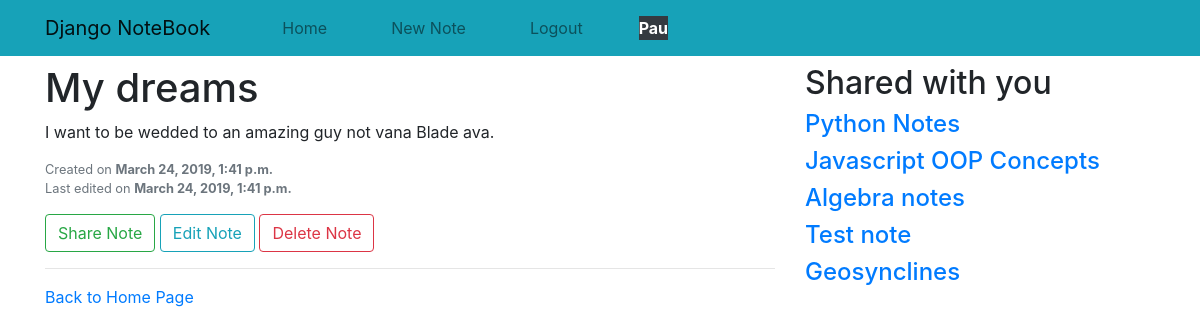
/note/11/ (signed in), run on the app's committed database.
### notes/models.py (models this page shows, shortened)
class Note(models.Model):
    title = models.CharField(max_length=120, unique=True)
    content = models.TextField()
    created = models.DateTimeField(auto_now_add=True)
    updated = models.DateTimeField(auto_now=True)
    owner = models.ForeignKey(settings.AUTH_USER_MODEL, on_delete=models.CASCADE, related_name='notes')
    users = models.ManyToManyField(settings.AUTH_USER_MODEL, related_name='shared_notes')
    def get_absolute_url(self):
        return reverse('note_detail', kwargs={'id': self.id})

### notes/views.py (the view)
# urls.py: path('note/<int:id>/', views.note_detail, name='note_detail'),
@login_required
def note_detail(request, id):
    note = get_object_or_404(Note, id=id)
    shared = request.user.shared_notes.all()
    if (note.owner == request.user) or (request.user in note.users.all()):
        return render(request, 'detail.html', {'note': note, 'shared_notes': shared})
    else:
        raise Http404('You don\'t have access to these notes')

### notes/templates/detail.html
{% extends 'base.html' %}
{% block content %}
    <div class="row">
        <div class="col-md-8">
            <h1>{{ note.title }}</h1>
            <p class="text-justify">
                {{ note.content }}
            </p>
            {% if request.user == note.owner %}
            <p class="text-muted small">Created on <span class="font-weight-bolder">{{ note.created }}</span> <br>
                Last edited on <span class="font-weight-bolder">{{ note.updated }}</span></p>
                <a class="btn btn-outline-success" href="{% url 'share_note' note.id %}">Share Note</a>
                <a class="btn btn-outline-info" href="{% url 'edit_note' note.id %}">Edit Note</a>
                <a class="btn btn-outline-danger" href="{% url 'delete_note' note.id %}">Delete Note</a>
            {% else %}
                <p class="text-muted small">Shared to you by <span class="font-weight-bolder">{{ note.owner.username }}</span>
            {% endif %}
            <hr>
            <a href="{% url 'home' %}">Back to Home Page</a>
        </div>
        {% include '_sidebar.html' %}
    </div>
{% endblock %}

### notes/templates/header.html (shortened to what this page needs)
<header class="pb-2">
    <nav class="navbar navbar-expand-lg navbar-light bg-info">
        <div class="container">
            <a class="navbar-brand" href="#">Django NoteBook</a>
            <div class="collapse navbar-collapse" id="navbarSupportedContent">
                <ul class="navbar-nav mr-auto">
                    <li class="nav-item ml-md-5">
                        <a class="nav-link" href="/">Home</a>
                    </li>
                    {% if request.user.is_authenticated %}
                        <li class="nav-item ml-md-5">
                            <a class="nav-link" href="{% url 'add_note' %}">New Note</a>
                        </li>
                        <li class="nav-item ml-md-5">
                            <a class="nav-link" href="{% url 'users:logout' %}">Logout</a>
                        </li>
                        <li class="nav-item ml-md-5">
                            <div class="mt-md-2 font-weight-bolder bg-dark text-white">{{ request.user.username|title }}</div>
                        </li>
                    {% endif %}
                </ul>
            </div>
        </div>
    </nav>
</header>

### notes/templates/_sidebar.html
<div class="col-md-4">
    <h2>Shared with you</h2>
    {% for note in shared_notes %}
        <h4><a href="{{ note.get_absolute_url }}">{{ note.title }}</a></h4>
    {% empty %}
        <h4>No one has shared any notes with you yet :(</h4>
    {% endfor %}
</div>

### data on the page
Note: title "My dreams", content "I want to be wedded to an amazing guy not vana Blade ava.", created "March 24, 2019, 1:41 p.m.", updated "March 24, 2019, 1:41 p.m."
Note: title "Python Notes"
Note: title "Javascript OOP Concepts"
Note: title "Algebra notes"
Note: title "Test note"
Note: title "Geosynclines"

### other printed values
{{ request.user.username|title }} "Pau"
